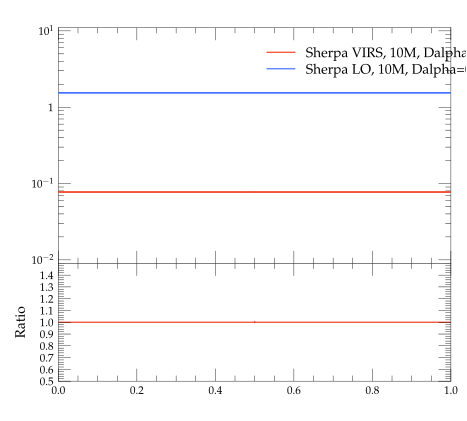

Generate this figure with Python:
#! /usr/bin/env python

# This Python script was auto-generated using YODA v2.0.0.
# Analysis object: /evtb/incCutEt
# Timestamp: 16-04-2024 (10:08:55)

import matplotlib as mpl
import matplotlib.pyplot as plt
mpl.use('Agg') # comment out for interactive use
import os
import numpy as np

plotDir = os.path.split(os.path.realpath(__file__))[0]
if 'YODA_USER_PLOT_PATH' in globals():
    plot_outdir = globals()['YODA_USER_PLOT_PATH']
else:
    plot_outdir = plotDir

#plot style
plt.style.use(os.path.join(plotDir, '../default.mplstyle'))
# plot metadata
figW, figH = plt.rcParams['figure.figsize']
ax_xLabel = r''
ax_yLabel = r''
ax_title  = r''
ax_xScale = 'linear'
ax_yScale = 'log'
xLims = (0.0, 1.0)
yLims = (0.009000000000000001, 11.0)

# TeX-friendly labels for the legend
labels = [ r"Sherpa VIRS, 10M, Dalpha=0.01", r"Sherpa LO, 10M, Dalpha=0.01" ]

# Create figure and axis objects
fig, (ax, ratio0_ax) = plt.subplots(2, 1, sharex=True,
                  figsize=(figW,figH), gridspec_kw={'height_ratios': (2, 1)})
ratio0_ax.yaxis.set_major_locator(mpl.ticker.MultipleLocator(0.1))
ratio0_ax.set_ylim(0.5, 1.4999)
ratio0_ax.set_ylabel('Ratio')

# LineColor map: curve index -> color
linecolors = {0: '#EE3311', 1: '#3366FF'}
# the numerical data is stored in a separate file
dataf = dict()
prefix = os.path.split(__file__)[0]
if prefix:    prefix = prefix + '/'
exec(open(prefix+'incCutEt__data.py').read(), dataf)


legend_handles = [] # keep track of handles for the legend

# style options for curves
# starts at zorder>=5 to draw curve on top of legend
styles = {
  'curve0': {
    'color' : linecolors[0],
    'linestyle' : '-',
    'marker' : 'o',
    'zorder' : 5,
    'histstyle' : True,
  },
  'curve1': {
    'color' : linecolors[1],
    'linestyle' : '-',
    'marker' : 'o',
    'zorder' : 6,
    'histstyle' : True,
  },
}
# curve from input yoda files in main panel
for label in dataf['yvals'].keys():
    if all(np.isnan(v) for v in dataf['yvals'][label]):
        continue
    tmp = None
    if styles[label]['histstyle']: # draw as histogram
        tmp, = ax.plot(dataf['xedges'], dataf['yedges'][label],
                       color=styles[label]['color'],
                       linestyle=styles[label]['linestyle'],
                       drawstyle='steps-pre', solid_joinstyle='miter',
                       zorder=styles[label]['zorder'], label=label)
        ax.errorbar(dataf['xpoints'], dataf['yvals'][label], color=styles[label]['color'],
                    xerr=dataf['xerrs'], yerr=[dataf['ydowns'][label], dataf['yups'][label]],
                    linestyle='none', zorder=styles[label]['zorder'])
    else: # draw as scatter
        tmp = ax.errorbar(dataf['xpoints'], dataf['yvals'][label],
                          xerr=dataf['xerrs'],
                          yerr=[ dataf['ydowns'][label],
                          dataf['yups'][label] ],
                          fmt=styles[label]['marker'],
                          ecolor=styles[label]['color'],
                          color=styles[label]['color'], zorder=2)
        tmp[-1][0].set_linestyle(styles[label]['linestyle'])
    legend_handles += [tmp]
    for varLabel in dataf['variation_yvals'].keys():
        if varLabel.startswith(label):
            tmp, = ax.plot(dataf['xedges'], dataf['variation_yvals'][varLabel],
                           color=styles[label]['color'],
                           linestyle=styles[label]['linestyle'],
                           drawstyle='steps-pre', solid_joinstyle='miter',
                           zorder=styles[label]['zorder'], alpha=0.5)


# plots on ratio panel
# curve from input yoda files in ratio panel
for label, yvals in dataf['ratio0_yvals'].items():
    if all(np.isnan(v) for v in yvals):
        continue
    if styles[label]['histstyle']: # plot as histogram
        ratio0_ax.plot(dataf['xedges'], yvals,
                       color=styles[label]['color'],
                       linestyle=styles[label]['linestyle'],
                       drawstyle='steps-pre', zorder=1,
                       solid_joinstyle='miter')
        ratio0_ax.vlines(dataf['xpoints'],
                         dataf['ratio0_ymin'][label],
                         dataf['ratio0_ymax'][label],
                         color=styles[label]['color'], zorder=1)
    else: # plot as scatter
        tmp = ratio0_ax.errorbar(dataf['xpoints'],
                                 yvals, xerr=dataf['xerrs'],
                                 yerr=dataf['ratio0_yerrs'][label],
                                 fmt=styles[label]['marker'],
                                 ecolor=styles[label]['color'],
                                 color=styles[label]['color'])
        tmp[-1][0].set_linestyle(styles[label]['linestyle'])

    for varlabel in dataf['ratio0_variation_vals'].keys():
        if varlabel.startswith(label):
            ratio0_ax.plot(dataf['xedges'],
                            dataf['ratio0_variation_vals'][varlabel],
                            color=styles[label]['color'],
                            linestyle=styles[label]['linestyle'],
                            drawstyle='steps-pre', solid_joinstyle='miter',
                            zorder=1, alpha=0.5)

legend_pos = (0.5, 0.97)
ax.legend(legend_handles, labels, loc='upper left', bbox_to_anchor=legend_pos)

# set plot metadata as defined above
ratio0_ax.set_xlabel(ax_xLabel)
ratio0_ax.xaxis.set_label_coords(1., -.15)
ax.set_ylabel(ax_yLabel, loc='top')
ax.set_title(ax_title, loc='left')
ax.set_xscale(ax_xScale)
ax.set_yscale(ax_yScale)
ax.set_xlim(xLims)
ax.set_ylim(yLims)

# tick formatting
plt.rcParams['xtick.top'] = True
plt.rcParams['ytick.right'] = True
ax.yaxis.set_major_locator(mpl.ticker.LogLocator(base=10.0, numticks=np.inf))
ax.yaxis.set_minor_locator(mpl.ticker.LogLocator(
                           base=10.0, subs=np.arange(0.1, 1, 0.1), numticks=np.inf))
fig.align_ylabels((ax, ratio0_ax))
plt.savefig(os.path.join(plot_outdir, 'incCutEt.pdf'), format='PDF')
plt.savefig(os.path.join(plot_outdir, 'incCutEt.png'), format='PNG')

plt.close(fig)
